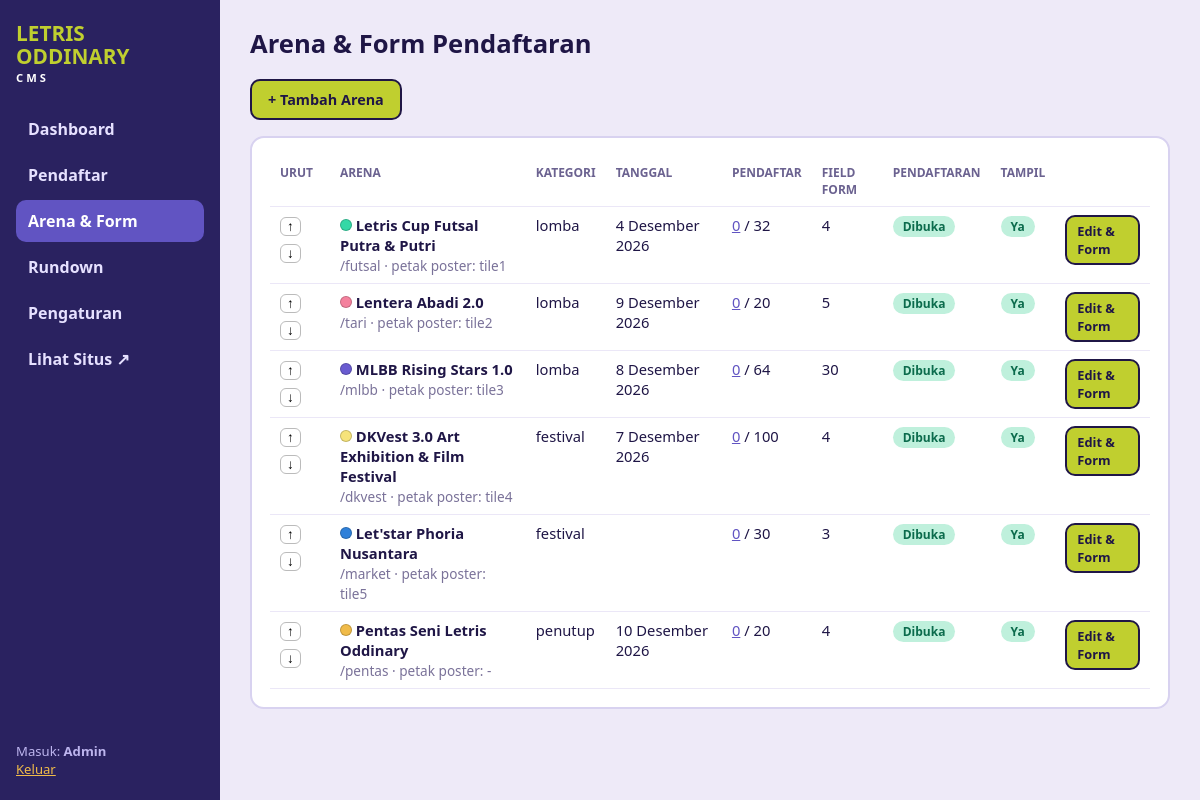
/admin/events.php (signed in), run on the app's committed database.
### tables this page shows
CREATE TABLE `events` (
  `id` int(11) NOT NULL AUTO_INCREMENT,
  `slug` varchar(40) NOT NULL,
  `title` varchar(120) NOT NULL,
  `category` enum('lomba','festival','penutup') NOT NULL DEFAULT 'lomba',
  `badge` varchar(80) NOT NULL DEFAULT '',
  `color` varchar(9) NOT NULL DEFAULT '#34D8A6',
  `text_color` varchar(9) NOT NULL DEFAULT '#1a1438',
  `description` text NOT NULL,
  `fee` varchar(120) NOT NULL DEFAULT '',
  `prize` varchar(160) NOT NULL DEFAULT '',
  `quota_num` int(11) DEFAULT NULL,
  `quota_text` varchar(120) NOT NULL DEFAULT '',
  `schedule_text` varchar(160) NOT NULL DEFAULT '',
  `event_date` date DEFAULT NULL,
  `contact` varchar(160) NOT NULL DEFAULT '',
  `requirements` text NOT NULL,
  `juknis_url` varchar(255) NOT NULL DEFAULT '',
  `team_label` varchar(60) NOT NULL DEFAULT 'Nama Tim',
  `contact_label` varchar(80) NOT NULL DEFAULT 'Nama Penanggung Jawab',
  `phone_label` varchar(80) NOT NULL DEFAULT 'No. WhatsApp',
  `email_required` tinyint(1) NOT NULL DEFAULT 1,
  `poster_tile` varchar(10) NOT NULL DEFAULT '',
  `reg_open` tinyint(1) NOT NULL DEFAULT 1,
  `is_active` tinyint(1) NOT NULL DEFAULT 1,
  `sort_order` int(11) NOT NULL DEFAULT 0,
  PRIMARY KEY (`id`),
  UNIQUE KEY `slug` (`slug`)
);

### includes/bootstrap.php (called while the page is built, shortened)
<?php
function db(): PDO
{
    static $pdo = null;
    if ($pdo === null) {
        try {
            $pdo = new PDO(
                'mysql:host=' . DB_HOST . ';dbname=' . DB_NAME . ';charset=utf8mb4',
                DB_USER, DB_PASS,
                [
                    PDO::ATTR_ERRMODE => PDO::ERRMODE_EXCEPTION,
                    PDO::ATTR_DEFAULT_FETCH_MODE => PDO::FETCH_ASSOC,
                    PDO::ATTR_EMULATE_PREPARES => false,
                ]
            );
        } catch (PDOException $e) {
            http_response_code(500);
            exit('Database belum siap. Jalankan <a href="' . BASE_URL . '/install.php">install.php</a> terlebih dahulu.');
        }
    }
    return $pdo;
}
function e($v): string
{
    return htmlspecialchars((string) $v, ENT_QUOTES, 'UTF-8');
}
function fmt_date(?string $d): string
{
    if (!$d) return '';
    $bulan = [1=>'Januari','Februari','Maret','April','Mei','Juni','Juli','Agustus','September','Oktober','November','Desember'];
    $t = strtotime($d);
    return date('j', $t) . ' ' . $bulan[(int) date('n', $t)] . ' ' . date('Y', $t);
}

### admin/events.php (the view, shortened to what this page needs)
<?php
require_once __DIR__ . '/_layout.php';
$rows = db()->query("SELECT e.*, (SELECT COUNT(*) FROM registrations r WHERE r.event_id=e.id) regs,
  (SELECT COUNT(*) FROM form_fields f WHERE f.event_id=e.id) nfields FROM events e ORDER BY sort_order, id")->fetchAll();
?>
<p><a class="btn" href="event_edit.php">+ Tambah Arena</a></p>
<div class="panel"><table>
<tr><th>Urut</th><th>Arena</th><th>Kategori</th><th>Tanggal</th><th>Pendaftar</th><th>Field Form</th><th>Pendaftaran</th><th>Tampil</th><th></th></tr>
<?php foreach ($rows as $r): ?>
<tr>
  <td>
    <form method="post" class="inline"><?= csrf_field() ?><input type="hidden" name="id" value="<?= $r['id'] ?>"><input type="hidden" name="action" value="move">
    <button name="dir" value="up" class="mini" title="Naik">&uarr;</button><button name="dir" value="down" class="mini" title="Turun">&darr;</button></form>
  </td>
  <td><span class="dot" style="background:<?= e($r['color']) ?>"></span> <b><?= e($r['title']) ?></b><br><small class="muted">/<?= e($r['slug']) ?> &middot; petak poster: <?= e($r['poster_tile'] ?: '-') ?></small></td>
  <td><?= e($r['category']) ?></td>
  <td><?= e(fmt_date($r['event_date'])) ?></td>
  <td><a href="registrations.php?event=<?= $r['id'] ?>"><?= (int) $r['regs'] ?></a> / <?= $r['quota_num'] ?? '&infin;' ?></td>
  <td><?= (int) $r['nfields'] ?></td>
  <td><form method="post" class="inline"><?= csrf_field() ?><input type="hidden" name="id" value="<?= $r['id'] ?>"><input type="hidden" name="action" value="toggle_reg">
    <button class="tag <?= $r['reg_open'] ? 'ok' : 'bad' ?> btn-tag"><?= $r['reg_open'] ? 'Dibuka' : 'Ditutup' ?></button></form></td>
  <td><form method="post" class="inline"><?= csrf_field() ?><input type="hidden" name="id" value="<?= $r['id'] ?>"><input type="hidden" name="action" value="toggle_active">
    <button class="tag <?= $r['is_active'] ? 'ok' : 'bad' ?> btn-tag"><?= $r['is_active'] ? 'Ya' : 'Sembunyi' ?></button></form></td>
  <td><a class="btn small" href="event_edit.php?id=<?= $r['id'] ?>">Edit &amp; Form</a></td>
</tr>
<?php endforeach; ?>
</table></div>

### assets/css/admin.css (style rules this page uses)
:root { --purple:#6154C2; --dark:#2a2260; --lime:#C0CF2F; --cream:#FFF5DA; --ink:#1f1646; --pink:#F4819D; --mint:#34D8A6; --gold:#F0BB49; }
* { box-sizing: border-box; }
body { margin: 0; font-family: 'Segoe UI', system-ui, sans-serif; background: #eeeaf8; color: var(--ink); display: flex; min-height: 100vh; }
a { color: var(--purple); }
.panel { background: #fff; border: 2px solid #d8d2f0; border-radius: 14px; padding: 18px; margin-bottom: 18px; overflow-x: auto; }
table { width: 100%; border-collapse: collapse; }
th, td { text-align: left; padding: 8px 10px; border-bottom: 1px solid #ebe7f7; vertical-align: top; font-size: .92rem; }
th { font-size: .75rem; text-transform: uppercase; color: #6b6290; }
.dot { display: inline-block; width: 12px; height: 12px; border-radius: 50%; border: 1px solid #0003; }
.muted { color: #7a7299; font-size: .85rem; }
.tag { display: inline-block; padding: 2px 10px; border-radius: 20px; font-size: .75rem; font-weight: 800; background: #ddd; }
.tag.ok, .tag.verified { background: #bff0dc; color: #0b6b4c; }
.btn-tag { border: 0; cursor: pointer; font-family: inherit; }
.btn { display: inline-block; background: var(--lime); color: var(--ink); border: 2px solid var(--ink); border-radius: 10px; padding: 9px 16px; font-weight: 800; cursor: pointer; text-decoration: none; font-family: inherit; font-size: .9rem; }
.btn.small { padding: 5px 10px; font-size: .8rem; }
.mini { border: 1px solid #bbb; background: #fff; border-radius: 6px; cursor: pointer; }
.inline { display: inline-flex; gap: 8px; align-items: center; flex-wrap: wrap; }

### data on the page
events: title "Letris Cup Futsal Putra & Putri", slug "futsal", poster_tile "tile1", category "lomba", event_date "4 Desember 2026", regs "0", quota_num "32", nfields "4", reg_open "Dibuka", is_active "Ya"
events: title "Lentera Abadi 2.0", slug "tari", poster_tile "tile2", category "lomba", event_date "9 Desember 2026", regs "0", quota_num "20", nfields "5", reg_open "Dibuka", is_active "Ya"
events: title "MLBB Rising Stars 1.0", slug "mlbb", poster_tile "tile3", category "lomba", event_date "8 Desember 2026", regs "0", quota_num "64", nfields "30", reg_open "Dibuka", is_active "Ya"
events: title "DKVest 3.0 Art Exhibition & Film Festival", slug "dkvest", poster_tile "tile4", category "festival", event_date "7 Desember 2026", regs "0", quota_num "100", nfields "4", reg_open "Dibuka", is_active "Ya"
events: title "Let'star Phoria Nusantara", slug "market", poster_tile "tile5", category "festival", regs "0", quota_num "30", nfields "3", reg_open "Dibuka", is_active "Ya"
events: title "Pentas Seni Letris Oddinary", slug "pentas", poster_tile "-", category "penutup", event_date "10 Desember 2026", regs "0", quota_num "20", nfields "4", reg_open "Dibuka", is_active "Ya"

### other printed values
$label "Dashboard"
$label "Pendaftar"
$label "Arena & Form"
$label "Rundown"
$label "Pengaturan"
$u['name'] "Admin"
$title "Arena & Form Pendaftaran"
